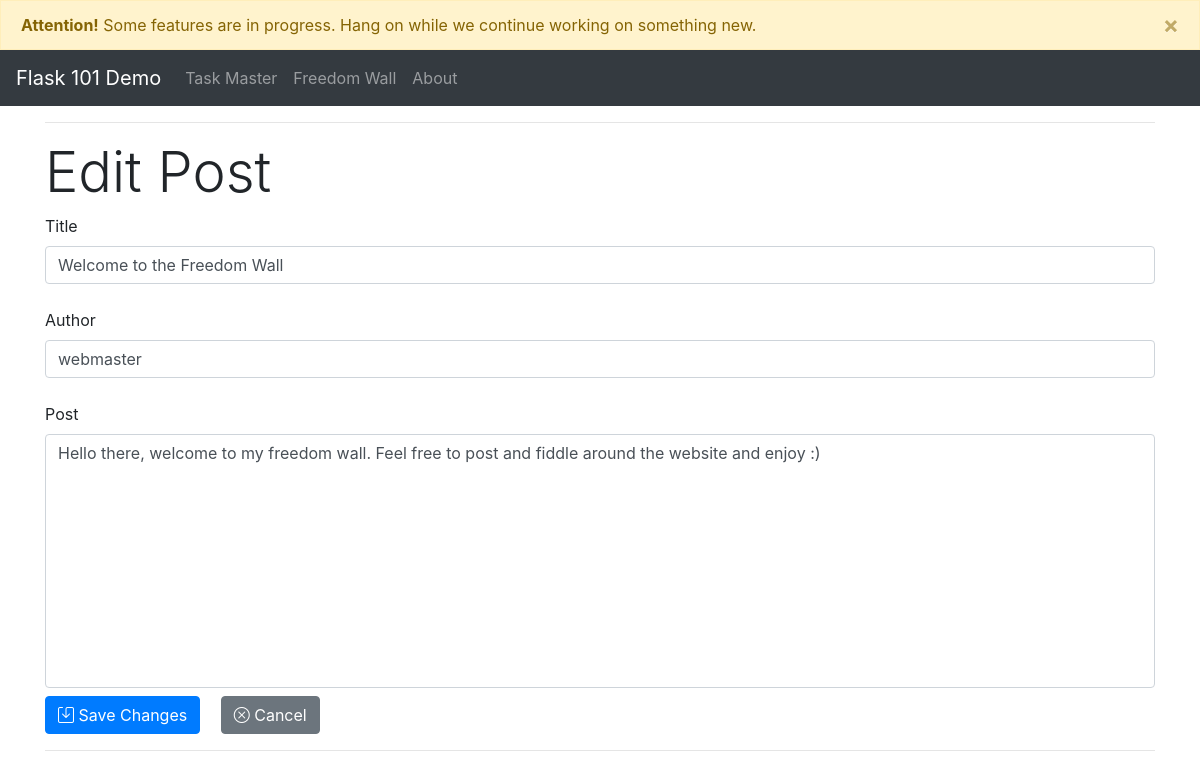
The app's page /blog_edit/3 with its own data.
### app.py (models this page shows, shortened)
class BlogPost(db.Model):
    id = db.Column(db.Integer, primary_key = True)
    title = db.Column(db.String(50), nullable = False)
    content = db.Column(db.Text, nullable=False)
    author = db.Column(db.String(20), nullable=False)
    datePosted = db.Column(db.DateTime, nullable = False , default = datetime.today)

### app.py (the view)
@app.route('/blog_edit/<int:id>', methods= ['GET', 'POST'])
def blog_edit(id):
    post = BlogPost.query.get_or_404(id)
    if request.method == 'POST':
        post.title = request.form['title']
        post.author = request.form['author']
        post.content = request.form['content']
        db.session.commit()
        return redirect('/blog_posts')
    else:
        return render_template('blog_edit.html', post=post)

### templates/blog_edit.html (shortened to what this page needs)
{% extends 'base.html' %}
{% block body %}
<div class="container">
    <hr>
    <h2 class="display-4">Edit Post</h2>
    <form action="/blog_edit/{{post.id}}" method="POST" novalidate>
        <label for="title">Title</label>
        <input class="form-control" type="text" name="title" id="title" value="{{post.title}}" autocomplete="off" required>
        <br>
        <label for="author">Author</label>
        <input class="form-control" type="text" name="author" id="author" value="{{post.author}}" autocomplete="off" required>
        <br>
        <label for="content">Post</label>
        <textarea class="form-control mb-2" style="resize: none;" name="content" id="content" cols="30" rows="10" value="{{post.content}}">{{post.content}}</textarea>
        <button type="submit" class="btn btn-primary mr-3"><i class="bi bi-save"></i>  Save Changes</button>
        <a href="/blog_posts" class="btn btn-secondary"><i class="bi bi-x-circle"></i> Cancel</a>
    </form>
    <hr>
</div>
{% endblock %}

### records on screen
BlogPost: title "Welcome to the Freedom Wall", author "webmaster", content "Hello there, welcome to my freedom wall. Feel free to post and fiddle around the website and enjoy :)"
